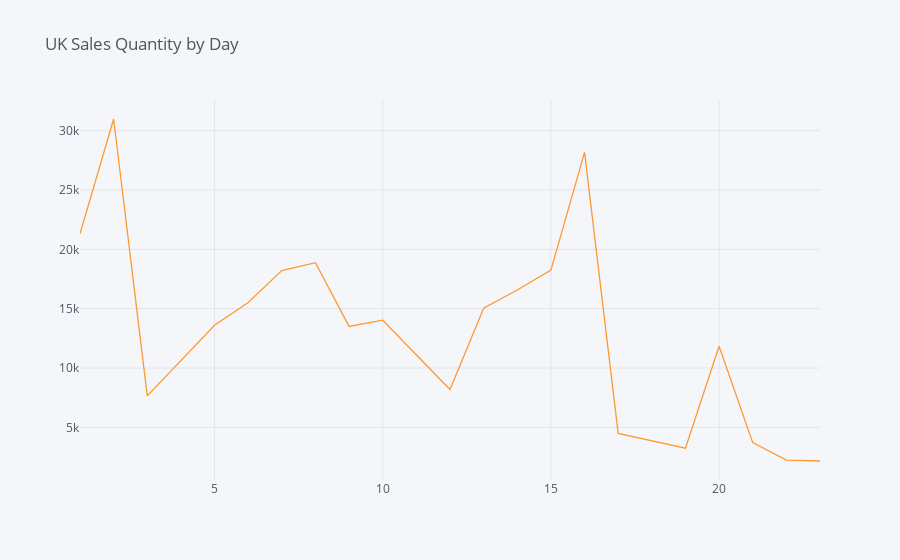

Notebook cell for this chart:
### Code cell
@interact(Year=uk['Year'].unique(), 
          Month=uk['Month'].unique())

def linechart(Year, Month):
    df = uk[(uk['Year']==Year) & (uk['Month']==Month)]
    grouped = df.groupby('Day').agg('sum')['Quantity']
    grouped.iplot(kind='line', title='UK Sales Quantity by Day')

### Figure 1 — Plotly figure (JSON) as saved in the notebook; plotly's stock layout.template omitted (floating-point values rounded to 4 significant figures)
{"data": [{"line": {"color": "rgba(255, 153, 51, 1.0)", "dash": "solid", "shape": "linear", "width": 1.3}, "mode": "lines", "name": "Quantity", "text": "", "type": "scatter", "x": [1, 2, 3, 5, 6, 7, 8, 9, 10, 12, 13, 14, 15, 16, 17, 19, 20, 21, 22, 23], "y": [21308, 30987, 7646, 13603, 15515, 18218, 18879, 13506, 14027, 8190, 15032, 16570, 18245, 28176, 4488, 3247, 11828, 3711, 2232, 2161]}], "layout": {"legend": {"bgcolor": "#F5F6F9", "font": {"color": "#4D5663"}}, "paper_bgcolor": "#F5F6F9", "plot_bgcolor": "#F5F6F9", "title": {"font": {"color": "#4D5663"}, "text": "UK Sales Quantity by Day"}, "xaxis": {"gridcolor": "#E1E5ED", "showgrid": true, "tickfont": {"color": "#4D5663"}, "title": {"font": {"color": "#4D5663"}, "text": ""}, "zerolinecolor": "#E1E5ED"}, "yaxis": {"gridcolor": "#E1E5ED", "showgrid": true, "tickfont": {"color": "#4D5663"}, "title": {"font": {"color": "#4D5663"}, "text": ""}, "zerolinecolor": "#E1E5ED"}}}
